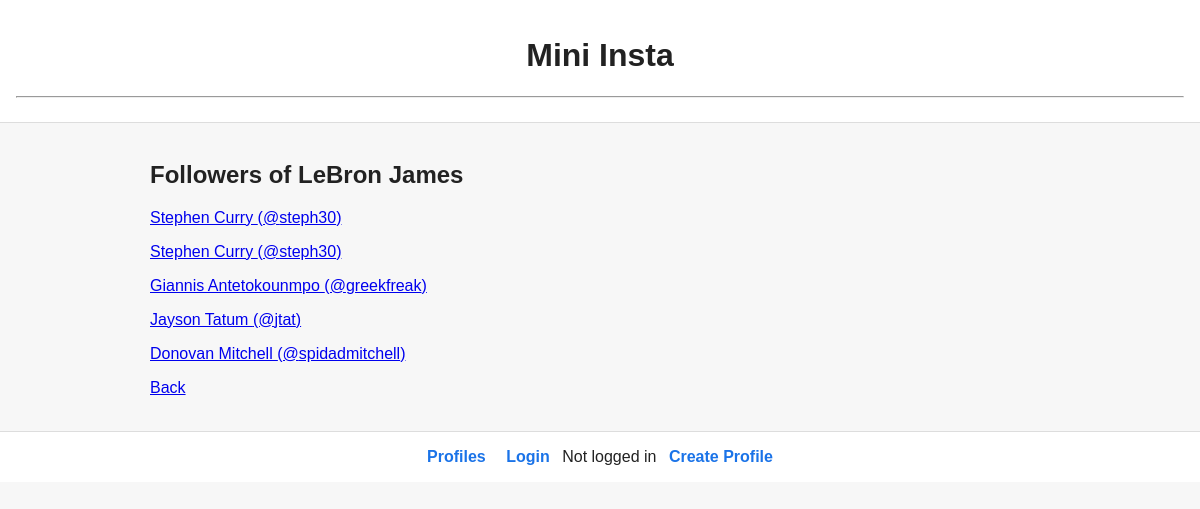
Page /mini_insta/profile/1/followers on the committed database.
### mini_insta/models.py (models this page shows, shortened)
class Profile(models.Model):
    username = models.TextField(blank=False)
    display_name = models.TextField(blank=False)
    bio_text = models.TextField(blank=True)
    join_date = models.DateTimeField(auto_now_add=True)
    profile_image_url = models.URLField(blank=True)
    user = models.ForeignKey(
        User,
        on_delete=models.CASCADE,
        default=1,            # use admin user id as default for migration
        related_name="profiles",
    )
    def get_followers(self):
        follows = Follow.objects.filter(profile=self)
        return [f.follower_profile for f in follows]

### mini_insta/views.py (the view)
# urls.py: path("profile/<int:pk>/followers", ShowFollowersDetailView.as_view(),
class ShowFollowersDetailView(DetailView):
    model = Profile
    template_name = "mini_insta/show_followers.html"
    context_object_name = "profile"

### mini_insta/templates/mini_insta/show_followers.html
{% extends "mini_insta/base.html" %}
{% block content %}
<h2>Followers of {{ profile.display_name }}</h2>
{% for p in profile.get_followers %}
    <p>
        <a href="{% url 'profile_detail' p.pk %}">
            {{ p.display_name }} (@{{ p.username }})
        </a>
    </p>
{% empty %}
    <p><em>No followers.</em></p>
{% endfor %}
<p><a href="{% url 'profile_detail' profile.pk %}">Back</a></p>
{% endblock %}

### mini_insta/templates/mini_insta/base.html (shortened to what this page needs)
{% load static %}
<!DOCTYPE html>
<html lang="en">
<head>
    <link rel="stylesheet" href="{% static 'styles/a3.css' %}">
</head>
<body>
    <header>
        <h1>Mini Insta</h1>
        <hr>
    </header>
    <main>
        {% block content %}
        {% endblock %}
    </main>
    <footer>
            <nav>
                <a href="{% url 'show_all_profiles' %}">Profiles</a>
                {% if user.is_authenticated %}
                    <a href="{% url 'show_feed' %}">Home</a>
                    <a href="{% url 'my_profile' %}">My Profile</a>
                    <a href="{% url 'search' %}">Search</a>
                    <form method="post" action="{% url 'logout' %}">
                        {% csrf_token %}
                    <button type="submit">Logout</button>
                    </form>
                    <span>Logged in as {{ user.username }}</span>
                {% else %}
                    <a href="{% url 'login' %}">Login</a>
                    <span>Not logged in</span>
                    <a href="{% url 'create_profile' %}">Create Profile</a>
                {% endif %}
            </nav>
    </footer>
</body>
</html>

### static/styles/a3.css (style rules this page uses)
body { margin: 0; font-family: Arial, Helvetica, sans-serif; background: #f7f7f7; color: #222; }
header, footer { background: #ffffff; border-bottom: 1px solid #dddddd; text-align: center; padding: 16px; }
footer { border-top: 1px solid #dddddd; border-bottom: none; }
footer a { text-decoration: none; color: #1a73e8; font-weight: bold; margin: 0 8px; }
main { max-width: 900px; margin: 0 auto; padding: 18px; }

### rows in the picture
Profile: display_name "LeBron James"
Profile: display_name "Stephen Curry", username "steph30"
Profile: display_name "Giannis Antetokounmpo", username "greekfreak"
Profile: display_name "Jayson Tatum", username "jtat"
Profile: display_name "Donovan Mitchell", username "spidadmitchell"
